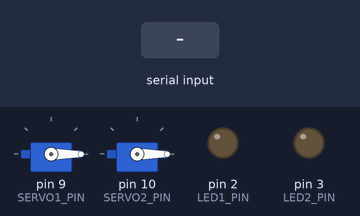
Bench run of a sketch on a simulated Arduino Uno, built with avr-gcc and run on an emulated ATmega328P. Parts: 2 × servo, output pins drawn as LEDs (lit = HIGH). The test bench sets the inputs (shaded band).

Above: at 1.2 s.
1.3 s: "S1:90\n" received over Serial
At 1.7 s:
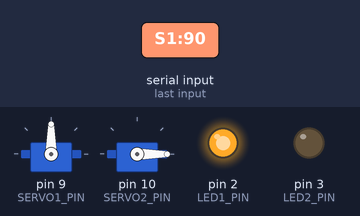
2.8 s: "S2:45\n" received over Serial
At 4.0 s:
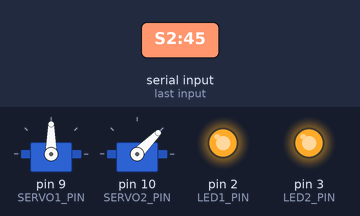
4.3 s: "S1:\n" received over Serial
At 5.1 s:
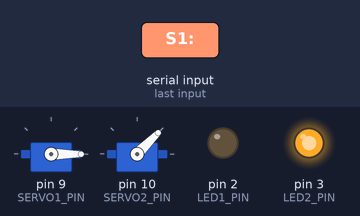
5.8 s: "S2:90\n" received over Serial
At 6.3 s:
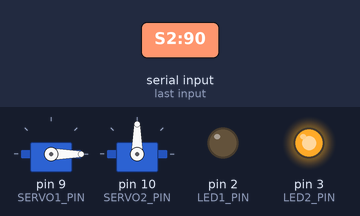
7.3 s: "S1:90\n" received over Serial
At 8.5 s:
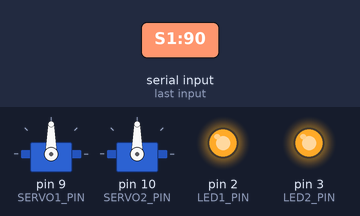
8.8 s: "S2:\n" received over Serial
At 9.8 s:
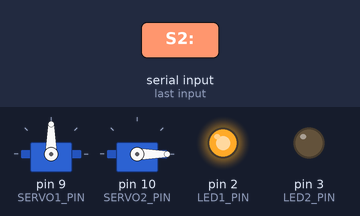
Timing chart, 0 to 11.3 s (numbered marks = the images above; inputs shaded):
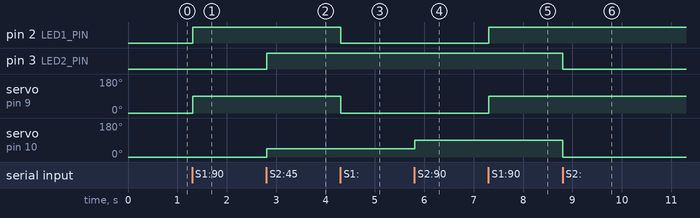

The sketch:

arduino.ino
```cpp
#include <Servo.h>

Servo servo1;
Servo servo2;

const int LED1_PIN = 2;
const int LED2_PIN = 3;
const int SERVO1_PIN = 9;
const int SERVO2_PIN = 10;

void setup() {
  Serial.begin(9600);

  servo1.attach(SERVO1_PIN);
  servo2.attach(SERVO2_PIN);

  pinMode(LED1_PIN, OUTPUT);
  pinMode(LED2_PIN, OUTPUT);

  // Posição inicial: 0 graus e LEDs desligados
  servo1.write(0);
  servo2.write(0);
  digitalWrite(LED1_PIN, LOW);
  digitalWrite(LED2_PIN, LOW);
}

void loop() {
  if (Serial.available() > 0) {
    String command = Serial.readStringUntil('\n');
    command.trim();

    // Processa o comando recebido (ex: "S1:90" ou "S2:45")
    if (command.startsWith("S1:")) {
      int angle = command.substring(3).toInt();
      angle = constrain(angle, 0, 180);
      servo1.write(angle);

      // Liga o LED se o servo estiver acionado (ângulo maior que 0)
      digitalWrite(LED1_PIN, angle > 0 ? HIGH : LOW);
    }
    else if (command.startsWith("S2:")) {
      int angle = command.substring(3).toInt();
      angle = constrain(angle, 0, 180);
      servo2.write(angle);

      // Liga o LED se o servo estiver acionado (ângulo maior que 0)
      digitalWrite(LED2_PIN, angle > 0 ? HIGH : LOW);
    }
  }
}
```

Measured:
- after the input at 1.3 s, pin 2 (LED1_PIN): LOW → HIGH at once; servo on pin 9 (SERVO1_PIN): 0° → 90° at once
- after the input at 2.8 s, pin 3 (LED2_PIN): LOW → HIGH at once; servo on pin 10 (SERVO2_PIN): 0° → 45° at once
- after the input at 4.3 s, pin 2 (LED1_PIN): HIGH → LOW at once; servo on pin 9 (SERVO1_PIN): 90° → 0° at once
- after the input at 5.8 s, servo on pin 10 (SERVO2_PIN): 45° → 90° at once
- after the input at 7.3 s, pin 2 (LED1_PIN): LOW → HIGH at once; servo on pin 9 (SERVO1_PIN): 0° → 90° at once
- after the input at 8.8 s, pin 3 (LED2_PIN): HIGH → LOW at once; servo on pin 10 (SERVO2_PIN): 90° → 0° at once
